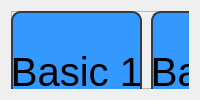
                  <widget class="QWidget" name="ItalianCoursePage">
                   <layout class="QGridLayout" name="gridLayout_13">
                    <item row="0" column="0">
                     <widget class="QFrame" name="frame_11">
                      <property name="frameShape">
                       <enum>QFrame::StyledPanel</enum>
                      </property>
                      <property name="frameShadow">
                       <enum>QFrame::Raised</enum>
                      </property>
                      <widget class="QPushButton" name="Level_Basic2_Italian">
                       <property name="geometry">
                        <rect>
                         <x>140</x>
                         <y>0</y>
                         <width>131</width>
                         <height>121</height>
                        </rect>
                       </property>
                       <property name="font">
                        <font>
                         <pointsize>30</pointsize>
                        </font>
                       </property>
                       <property name="styleSheet">
                        <string notr="true">QPushButton {
	border: 2px solid rgb(52, 59, 72);
	border-radius: 10px;	
	 background: #3399ff;
}
QPushButton:hover {
	background-color: #2b82d9;
	border: 2px solid rgb(61, 70, 86);
}
QPushButton:pressed {	
	background-color: rgb(35, 40, 49);
	border: 2px solid rgb(43, 50, 61);
}</string>
                       </property>
                       <property name="text">
                        <string>Basic 2</string>
                       </property>
                       <property name="flat">
                        <bool>false</bool>
                       </property>
                      </widget>
                      <widget class="QPushButton" name="Level_Basic1_Italian">
                       <property name="geometry">
                        <rect>
                         <x>0</x>
                         <y>0</y>
                         <width>131</width>
                         <height>121</height>
                        </rect>
                       </property>
                       <property name="font">
                        <font>
                         <pointsize>30</pointsize>
                        </font>
                       </property>
                       <property name="styleSheet">
                        <string notr="true">QPushButton {
	border: 2px solid rgb(52, 59, 72);
	border-radius: 10px;	
	 background: #3399ff;
}
QPushButton:hover {
	background-color: #2b82d9;
	border: 2px solid rgb(61, 70, 86);
}
QPushButton:pressed {	
	background-color: rgb(35, 40, 49);
	border: 2px solid rgb(43, 50, 61);
}</string>
                       </property>
                       <property name="text">
                        <string>Basic 1</string>
                       </property>
                       <property name="flat">
                        <bool>false</bool>
                       </property>
                      </widget>
                     </widget>
                    </item>
                   </layout>
                  </widget>
